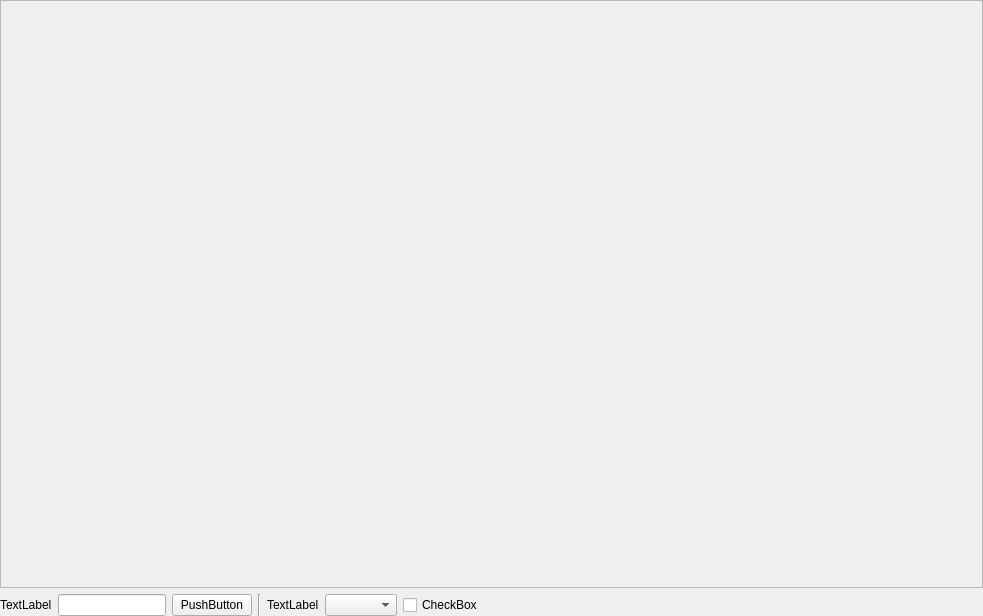
<?xml version="1.0" encoding="UTF-8"?>
<ui version="4.0">
 <class>SAKModbusCommonReigsterView</class>
 <widget class="QWidget" name="SAKModbusCommonReigsterView">
  <property name="geometry">
   <rect>
    <x>0</x>
    <y>0</y>
    <width>983</width>
    <height>616</height>
   </rect>
  </property>
  <property name="windowTitle">
   <string>Form</string>
  </property>
  <layout class="QGridLayout" name="gridLayout">
   <property name="leftMargin">
    <number>0</number>
   </property>
   <property name="topMargin">
    <number>0</number>
   </property>
   <property name="rightMargin">
    <number>0</number>
   </property>
   <property name="bottomMargin">
    <number>0</number>
   </property>
   <item row="1" column="0">
    <widget class="QLabel" name="label">
     <property name="text">
      <string>TextLabel</string>
     </property>
    </widget>
   </item>
   <item row="1" column="7">
    <spacer name="horizontalSpacer">
     <property name="orientation">
      <enum>Qt::Horizontal</enum>
     </property>
     <property name="sizeHint" stdset="0">
      <size>
       <width>40</width>
       <height>20</height>
      </size>
     </property>
    </spacer>
   </item>
   <item row="1" column="2">
    <widget class="QPushButton" name="pushButton">
     <property name="text">
      <string>PushButton</string>
     </property>
    </widget>
   </item>
   <item row="1" column="3">
    <widget class="Line" name="line">
     <property name="orientation">
      <enum>Qt::Vertical</enum>
     </property>
    </widget>
   </item>
   <item row="1" column="5">
    <widget class="QComboBox" name="comboBox"/>
   </item>
   <item row="0" column="0" colspan="8">
    <widget class="QScrollArea" name="scrollArea">
     <property name="widgetResizable">
      <bool>true</bool>
     </property>
     <widget class="QWidget" name="scrollAreaWidgetContents">
      <property name="geometry">
       <rect>
        <x>0</x>
        <y>0</y>
        <width>981</width>
        <height>585</height>
       </rect>
      </property>
     </widget>
    </widget>
   </item>
   <item row="1" column="4">
    <widget class="QLabel" name="label_2">
     <property name="text">
      <string>TextLabel</string>
     </property>
    </widget>
   </item>
   <item row="1" column="1">
    <widget class="QLineEdit" name="lineEdit">
     <property name="sizePolicy">
      <sizepolicy hsizetype="Preferred" vsizetype="Fixed">
       <horstretch>0</horstretch>
       <verstretch>0</verstretch>
      </sizepolicy>
     </property>
    </widget>
   </item>
   <item row="1" column="6">
    <widget class="QCheckBox" name="checkBox">
     <property name="text">
      <string>CheckBox</string>
     </property>
    </widget>
   </item>
  </layout>
 </widget>
 <resources/>
 <connections/>
</ui>
